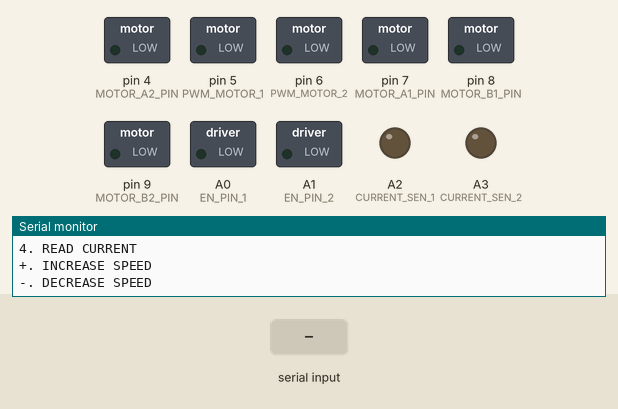
A sketch run on a simulated Arduino Uno, built with avr-gcc and run on an emulated ATmega328P. Parts: switched loads named in the sketch (green lamp = pin HIGH), output pins drawn as LEDs (lit = HIGH), the last lines printed to the serial monitor. The test bench sets the inputs (shaded band).

Above: at 1.2 s.
1.3 s: "1" received over Serial
At 2.5 s:
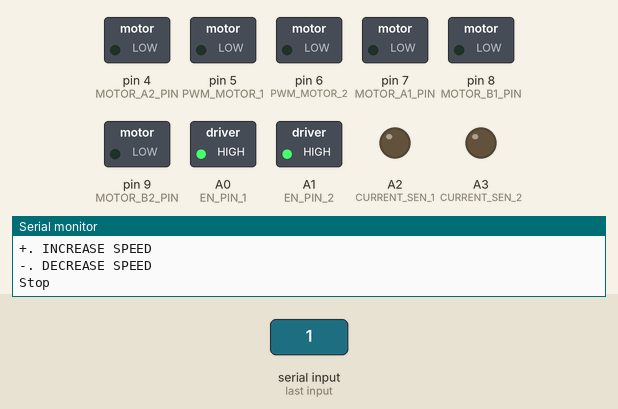
2.8 s: "2" received over Serial
At 3.7 s:
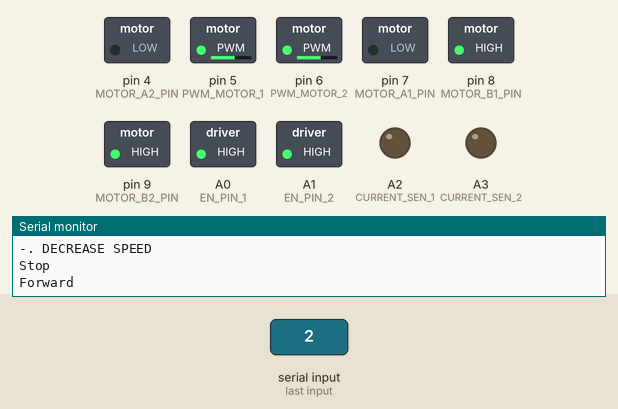
4.3 s: "3" received over Serial
At 4.9 s:
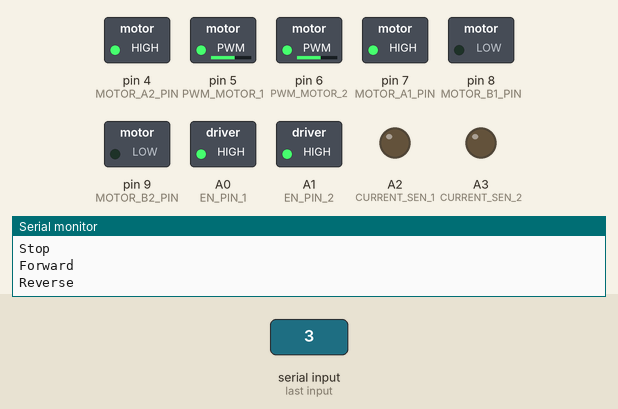
5.8 s: "+" received over Serial
At 7.2 s:
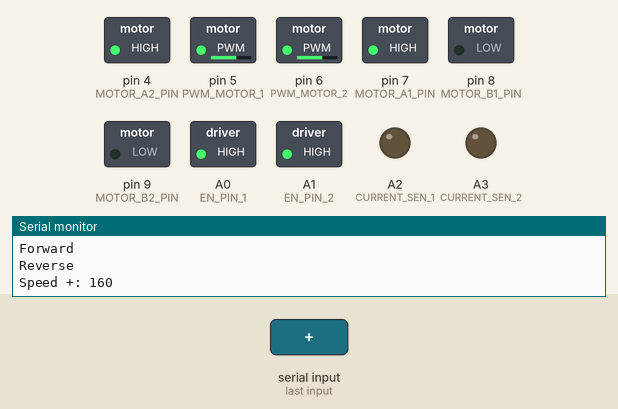
Timing chart, 0 to 8.3 s (numbered marks = the images above; inputs shaded):
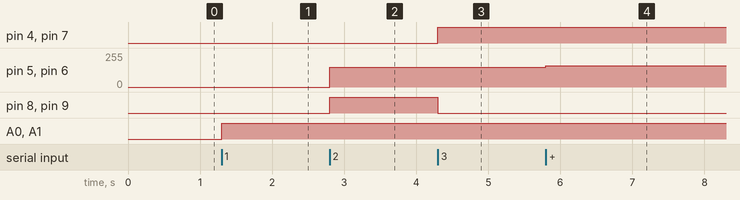

The sketch:

Monster_Motor_Driver.ino
```cpp
#define BRAKE 0
#define CW    1
#define CCW   2
#define CS_THRESHOLD 15   // Definition of safety current (Check: "1.3 Monster Shield Example").

//MOTOR 1
#define MOTOR_A1_PIN 7
#define MOTOR_B1_PIN 8

//MOTOR 2
#define MOTOR_A2_PIN 4
#define MOTOR_B2_PIN 9

#define PWM_MOTOR_1 5
#define PWM_MOTOR_2 6

#define CURRENT_SEN_1 A2
#define CURRENT_SEN_2 A3

#define EN_PIN_1 A0
#define EN_PIN_2 A1

#define MOTOR_1 0
#define MOTOR_2 1

short usSpeed = 150;  //default motor speed
unsigned short usMotor_Status = BRAKE;

void setup()
{
  pinMode(MOTOR_A1_PIN, OUTPUT);
  pinMode(MOTOR_B1_PIN, OUTPUT);

  pinMode(MOTOR_A2_PIN, OUTPUT);
  pinMode(MOTOR_B2_PIN, OUTPUT);

  pinMode(PWM_MOTOR_1, OUTPUT);
  pinMode(PWM_MOTOR_2, OUTPUT);

  pinMode(CURRENT_SEN_1, OUTPUT);
  pinMode(CURRENT_SEN_2, OUTPUT);

  pinMode(EN_PIN_1, OUTPUT);
  pinMode(EN_PIN_2, OUTPUT);

  Serial.begin(9600);              // Initiates the serial to do the monitoring
  Serial.println("Begin motor control");
  Serial.println(); //Print function list for user selection
  Serial.println("Enter number for control option:");
  Serial.println("1. STOP");
  Serial.println("2. FORWARD");
  Serial.println("3. REVERSE");
  Serial.println("4. READ CURRENT");
  Serial.println("+. INCREASE SPEED");
  Serial.println("-. DECREASE SPEED");
  Serial.println();

}

void loop()
{
  char user_input;


  while(Serial.available())
  {
    user_input = Serial.read(); //Read user input and trigger appropriate function
    digitalWrite(EN_PIN_1, HIGH);
    digitalWrite(EN_PIN_2, HIGH);

    if (user_input =='1')
    {
       Stop();
    }
    else if(user_input =='2')
    {
      Forward();
    }
    else if(user_input =='3')
    {
      Reverse();
    }
    else if(user_input =='+')
    {
      IncreaseSpeed();
    }
    else if(user_input =='-')
    {
      DecreaseSpeed();
    }
    else
    {
      Serial.println("Invalid option entered.");
    }

  }
}

void Stop()
{
  Serial.println("Stop");
  usMotor_Status = BRAKE;
  motorGo(MOTOR_1, usMotor_Status, 0);
  motorGo(MOTOR_2, usMotor_Status, 0);
}

void Forward()
{
  Serial.println("Forward");
  usMotor_Status = CW;
  motorGo(MOTOR_1, usMotor_Status, usSpeed);
  motorGo(MOTOR_2, usMotor_Status, usSpeed);
}

void Reverse()
{
  Serial.println("Reverse");
  usMotor_Status = CCW;
  motorGo(MOTOR_1, usMotor_Status, usSpeed);
  motorGo(MOTOR_2, usMotor_Status, usSpeed);
}

void IncreaseSpeed()
{
  usSpeed = usSpeed + 10;
  if(usSpeed > 255)
  {
    usSpeed = 255;
  }

  Serial.print("Speed +: ");
  Serial.println(usSpeed);

  motorGo(MOTOR_1, usMotor_Status, usSpeed);
  motorGo(MOTOR_2, usMotor_Status, usSpeed);
}

void DecreaseSpeed()
{
  usSpeed = usSpeed - 10;
  if(usSpeed < 0)
  {
    usSpeed = 0;
  }

  Serial.print("Speed -: ");
  Serial.println(usSpeed);

  motorGo(MOTOR_1, usMotor_Status, usSpeed);
  motorGo(MOTOR_2, usMotor_Status, usSpeed);
}

void motorGo(uint8_t motor, uint8_t direct, uint8_t pwm)         //Function that controls the variables: motor(0 ou 1), direction (cw ou ccw) e pwm (entra 0 e 255);
{
  if(motor == MOTOR_1)
  {
    if(direct == CW)
    {
      digitalWrite(MOTOR_A1_PIN, LOW);
      digitalWrite(MOTOR_B1_PIN, HIGH);
    }
    else if(direct == CCW)
    {
      digitalWrite(MOTOR_A1_PIN, HIGH);
      digitalWrite(MOTOR_B1_PIN, LOW);
    }
    else
    {
      digitalWrite(MOTOR_A1_PIN, LOW);
      digitalWrite(MOTOR_B1_PIN, LOW);
    }

    analogWrite(PWM_MOTOR_1, pwm);
  }
  else if(motor == MOTOR_2)
  {
    if(direct == CW)
    {
      digitalWrite(MOTOR_A2_PIN, LOW);
      digitalWrite(MOTOR_B2_PIN, HIGH);
    }
    else if(direct == CCW)
    {
      digitalWrite(MOTOR_A2_PIN, HIGH);
      digitalWrite(MOTOR_B2_PIN, LOW);
    }
    else
    {
      digitalWrite(MOTOR_A2_PIN, LOW);
      digitalWrite(MOTOR_B2_PIN, LOW);
    }

    analogWrite(PWM_MOTOR_2, pwm);
  }
}
```

Measured:
- after the input at 1.3 s, A0 (EN_PIN_1), A1 (EN_PIN_2): LOW → HIGH at once
- after the input at 2.8 s, pin 5 (PWM_MOTOR_1), pin 6 (PWM_MOTOR_2): 0/255 → 150/255 at once; pin 8 (MOTOR_B1_PIN), pin 9 (MOTOR_B2_PIN): LOW → HIGH at once
- after the input at 4.3 s, pin 4 (MOTOR_A2_PIN), pin 7 (MOTOR_A1_PIN): LOW → HIGH at once; pin 8 (MOTOR_B1_PIN), pin 9 (MOTOR_B2_PIN): HIGH → LOW at once
- after the input at 5.8 s, pin 5 (PWM_MOTOR_1), pin 6 (PWM_MOTOR_2): 150/255 → 160/255 at once
